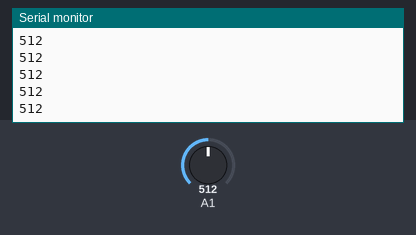
Bench run of a sketch on a simulated Arduino Uno, built with avr-gcc and run on an emulated ATmega328P. Parts: the last lines printed to the serial monitor. The test bench sets the inputs (shaded band); at power-on: A1 = 512.

Above: at 1.2 s.
1.3 s: A1 set to 716
At 1.56 s:
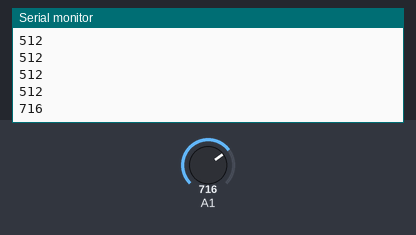
2.8 s: A1 set to 900
At 2.96 s:
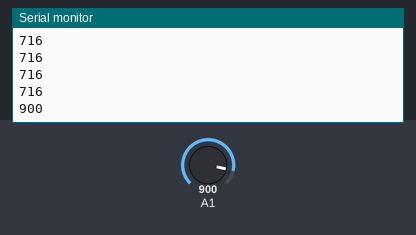
Timing chart, 0 to 5.8 s (numbered marks = the images above; inputs shaded):
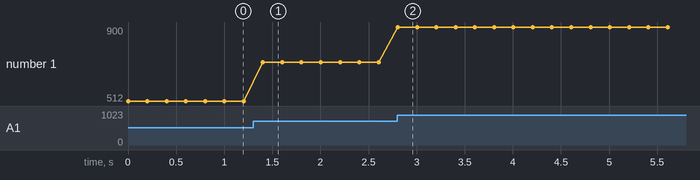

The sketch:

voltage-sensor.ino
```cpp
void setup() {
  // put your setup code here, to run once:
  Serial.begin(9600);
}

void loop() {
  // put your main code here, to run repeatedly:
  int raw = analogRead(A1);
//   float voltage = raw * 18.4f / 1024.0f;
//   Serial.println(voltage);
  Serial.println(raw);
  delay(200);
}
```

Measured:
- after the input at 1.3 s, the serial monitor: prints a new line after 0.10 s (image 1)
- after the input at 2.8 s, the serial monitor: prints a new line at once (image 2)
- plotted number 1: 512 → 716 after the input at 1.3 s, 716 → 900 after the input at 2.8 s
